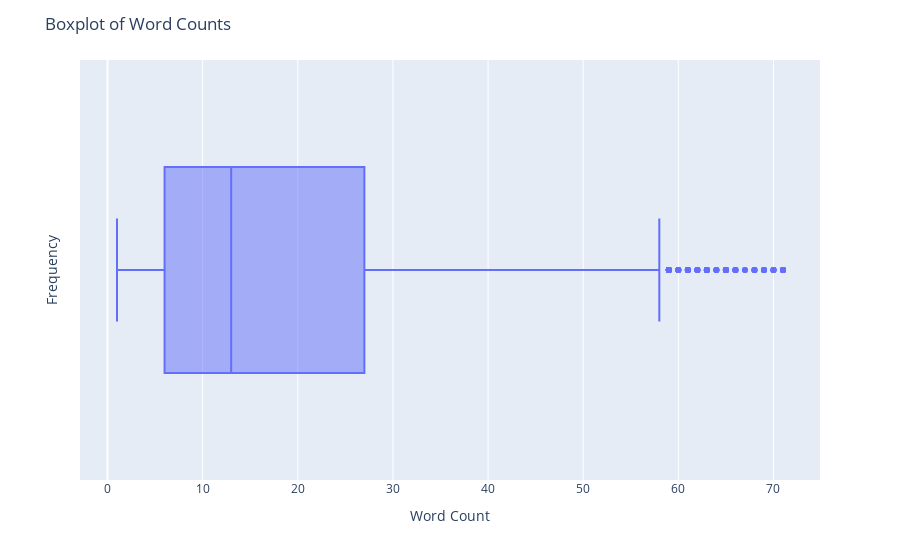

Notebook cell for this chart:
### Markdown cell above
<b><u>New distribution<u/><b/>

### Code cell
fig = px.box(df_filtered, x='Word Count', hover_data={'Word Count': True})

fig.update_layout(
    title='Boxplot of Word Counts',
    xaxis_title='Word Count',
    yaxis_title='Frequency'
)

fig.show()

### Figure 1 — Plotly figure (JSON) as saved in the notebook; plotly's stock layout.template omitted (floating-point values rounded to 4 significant figures; data arrays with more than 128 entries replaced by an {"elided": "..."} marker saying what was removed)
{"data": [{"alignmentgroup": "True", "hovertemplate": "Word Count=%{x}<extra></extra>", "legendgroup": "", "marker": {"color": "#636efa"}, "name": "", "notched": false, "offsetgroup": "", "orientation": "h", "showlegend": false, "type": "box", "x": {"elided": "2838 int values"}, "x0": " ", "xaxis": "x", "y0": " ", "yaxis": "y"}], "layout": {"autosize": true, "boxmode": "group", "legend": {"tracegroupgap": 0}, "margin": {"t": 60}, "title": {"text": "Boxplot of Word Counts"}, "xaxis": {"anchor": "y", "autorange": true, "domain": [0, 1], "range": [-2.889, 74.89], "title": {"text": "Word Count"}, "type": "linear"}, "yaxis": {"anchor": "x", "autorange": true, "domain": [0, 1], "range": [-0.5, 0.5], "title": {"text": "Frequency"}, "type": "category"}}}
